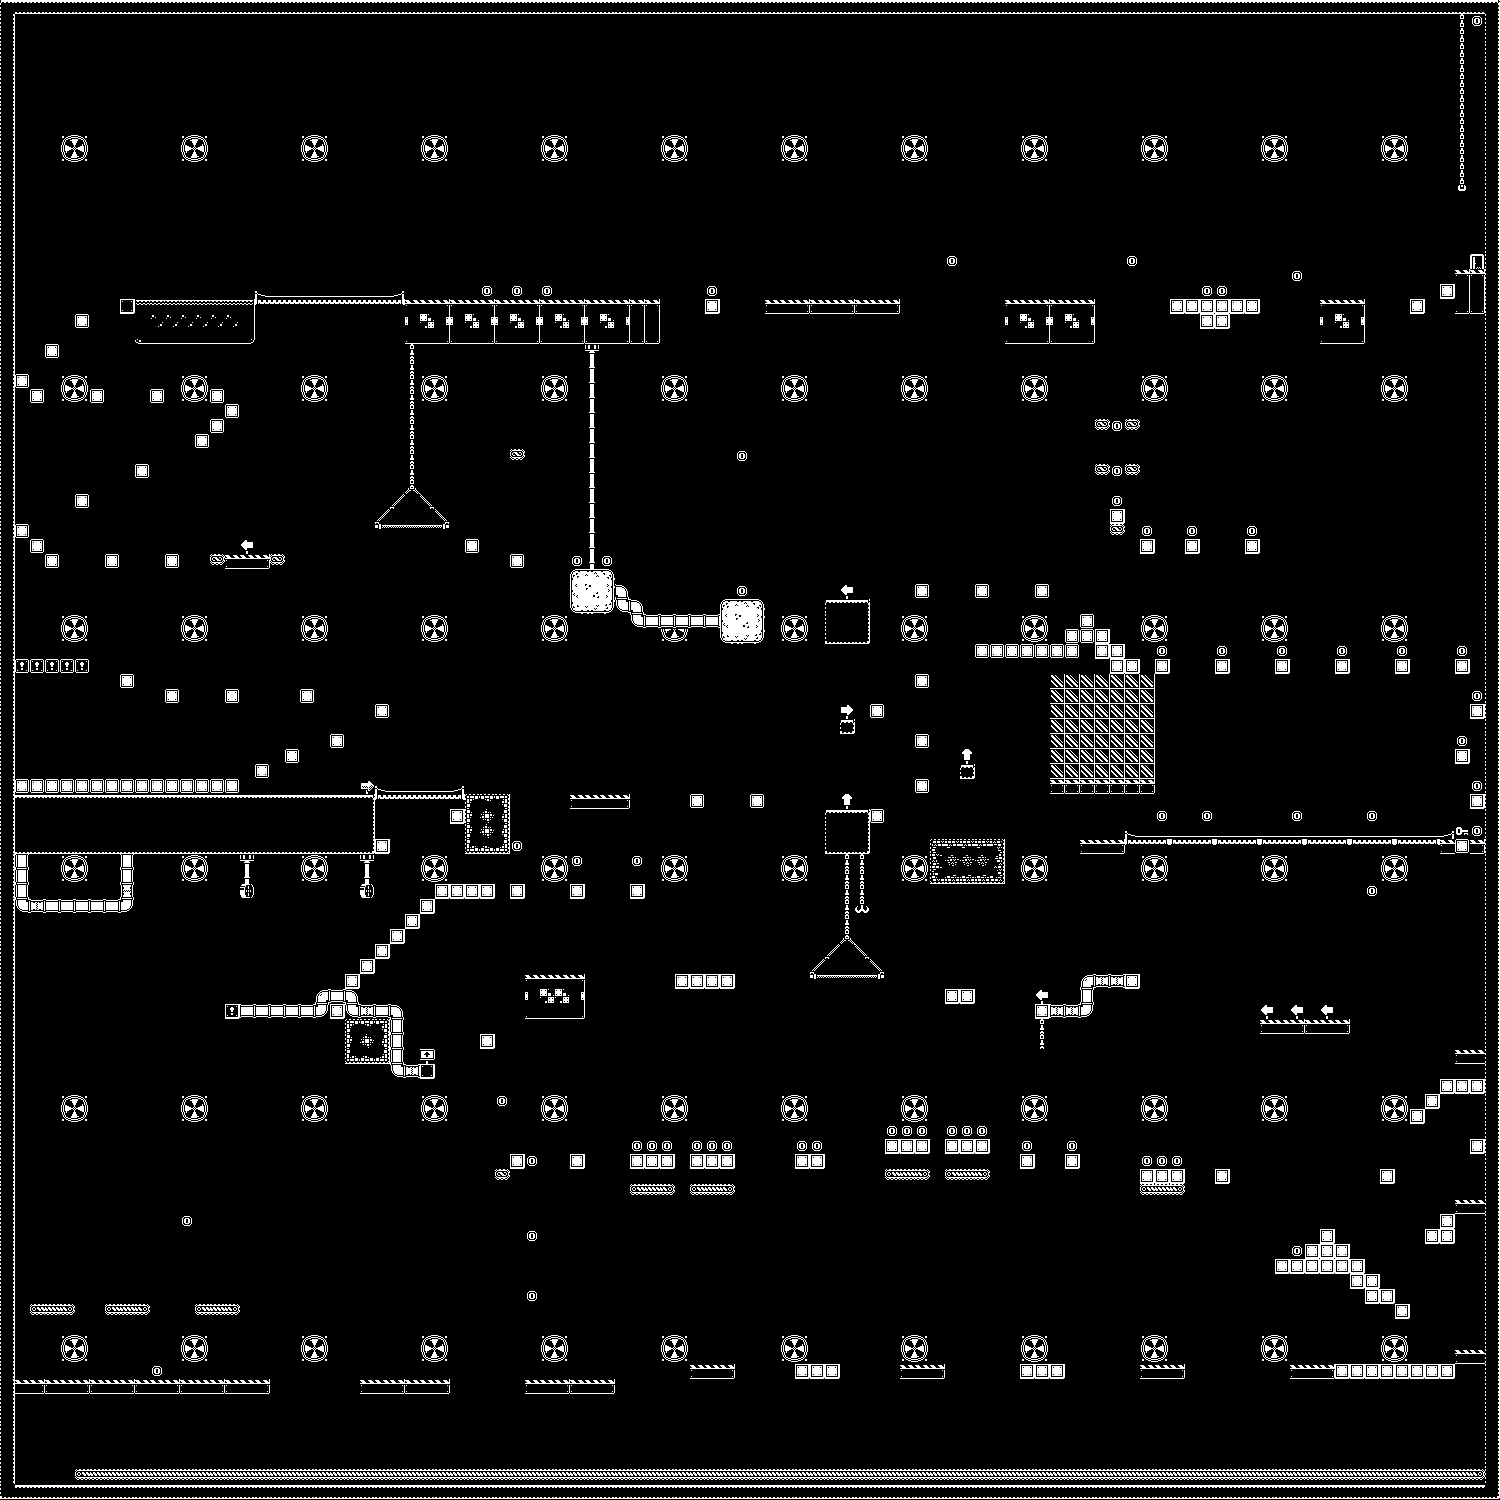

This game map was drawn from its Tiled (.tmx) file and the tilesets committed beside it. A one-line description and the trimmed map source follow:
An orthogonal 100x100 tile map with 15x15 px tiles, 7 tile layers (background, exit, spike, platforms, ...).

<map version="1.10" tiledversion="1.11.2" orientation="orthogonal" renderorder="right-down" width="100" height="100" tilewidth="15" tileheight="15" infinite="0" nextlayerid="9" nextobjectid="1">
 <tileset firstgid="1" source="surface-world-1.tsx" />
 <layer id="1" name="background" width="100" height="100">
  <data>[10000 cells, 10000 non-empty, 75 distinct tile ids]</data>
 </layer>
 <layer id="4" name="exit" width="100" height="100">
  <data>[10000 cells, 1 non-empty, 1 distinct tile ids]</data>
 </layer>
 <layer id="5" name="spike" width="100" height="100">
  <data>[10000 cells, 127 non-empty, 4 distinct tile ids]</data>
 </layer>
 <layer id="2" name="platforms" width="100" height="100">
  <data>[10000 cells, 820 non-empty, 86 distinct tile ids]</data>
 </layer>
 <layer id="8" name="key" width="100" height="100">
  <data>[10000 cells, 1 non-empty, 1 distinct tile ids]</data>
 </layer>
 <layer id="7" name="gold" width="100" height="100">
  <data>[10000 cells, 76 non-empty, 3 distinct tile ids]</data>
 </layer>
 <layer id="6" name="underlayer" width="100" height="100">
  <data>[10000 cells, 181 non-empty, 4 distinct tile ids]</data>
 </layer>
</map>
